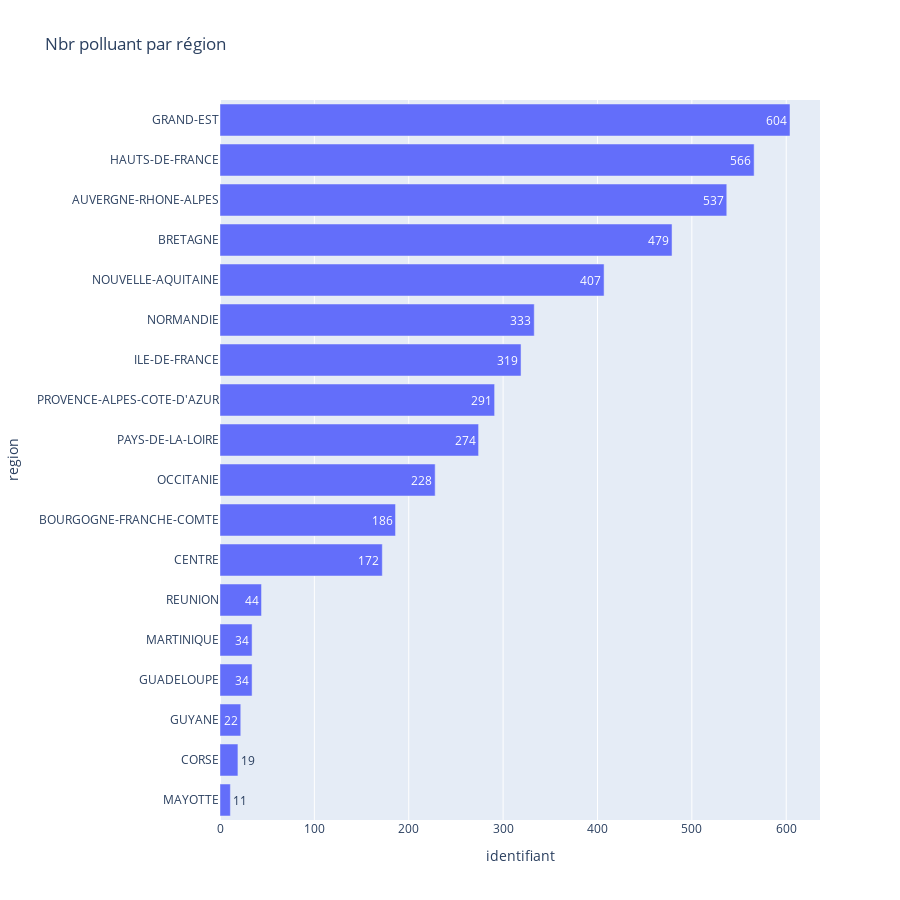

Notebook code for this chart:
### Code cell
NbrPol_Reg = dataEmissionCount
df3 = pd.DataFrame(NbrPol_Reg)
df3['region'] = df3.index
df3.index = np.arange(1,19)
df3_global = df3[['region','identifiant']]
df3.index = np.arange(1,19)
figNbrPol_Reg = px.bar(df3_global.sort_values('identifiant',ascending=True),
             x='identifiant',y='region',title='Nombre de polluant par région',text='identifiant', height=900, orientation='h')
figNbrPol_Reg.show()

### Figure 1 — Plotly figure (JSON) as saved in the notebook; plotly's stock layout.template omitted (floating-point values rounded to 4 significant figures)
{"data": [{"alignmentgroup": "True", "hovertemplate": "identifiant=%{text}<br>region=%{y}<extra></extra>", "legendgroup": "", "marker": {"color": "#636efa"}, "name": "", "offsetgroup": "", "orientation": "h", "showlegend": false, "text": [11, 19, 22, 34, 34, 44, 172, 186, 228, 274, 291, 319, 333, 407, 479, 537, 566, 604], "textposition": "auto", "type": "bar", "x": [11, 19, 22, 34, 34, 44, 172, 186, 228, 274, 291, 319, 333, 407, 479, 537, 566, 604], "xaxis": "x", "y": ["MAYOTTE", "CORSE", "GUYANE", "GUADELOUPE", "MARTINIQUE", "REUNION", "CENTRE", "BOURGOGNE-FRANCHE-COMTE", "OCCITANIE", "PAYS-DE-LA-LOIRE", "PROVENCE-ALPES-COTE-D'AZUR", "ILE-DE-FRANCE", "NORMANDIE", "NOUVELLE-AQUITAINE", "BRETAGNE", "AUVERGNE-RHONE-ALPES", "HAUTS-DE-FRANCE", "GRAND-EST"], "yaxis": "y"}], "layout": {"barmode": "relative", "height": 900, "legend": {"tracegroupgap": 0}, "title": {"text": "Nbr polluant par région"}, "xaxis": {"anchor": "y", "domain": [0, 1], "title": {"text": "identifiant"}}, "yaxis": {"anchor": "x", "domain": [0, 1], "title": {"text": "region"}}}}
